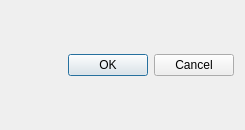
<?xml version="1.0" encoding="UTF-8"?>
<ui version="4.0">
 <class>DialogImportDLCs</class>
 <widget class="QDialog" name="DialogImportDLCs">
  <property name="geometry">
   <rect>
    <x>0</x>
    <y>0</y>
    <width>245</width>
    <height>130</height>
   </rect>
  </property>
  <property name="windowTitle">
   <string>Dialog</string>
  </property>
  <layout class="QGridLayout" name="gridLayout">
   <item row="0" column="0">
    <layout class="QVBoxLayout" name="verticalLayout_2" stretch="1,0">
     <property name="spacing">
      <number>15</number>
     </property>
     <item>
      <layout class="QVBoxLayout" name="verticalLayout"/>
     </item>
     <item>
      <widget class="QDialogButtonBox" name="buttonBox">
       <property name="orientation">
        <enum>Qt::Horizontal</enum>
       </property>
       <property name="standardButtons">
        <set>QDialogButtonBox::Cancel|QDialogButtonBox::Ok</set>
       </property>
      </widget>
     </item>
    </layout>
   </item>
  </layout>
 </widget>
 <resources/>
 <connections>
  <connection>
   <sender>buttonBox</sender>
   <signal>accepted()</signal>
   <receiver>DialogImportDLCs</receiver>
   <slot>accept()</slot>
   <hints>
    <hint type="sourcelabel">
     <x>248</x>
     <y>254</y>
    </hint>
    <hint type="destinationlabel">
     <x>157</x>
     <y>274</y>
    </hint>
   </hints>
  </connection>
  <connection>
   <sender>buttonBox</sender>
   <signal>rejected()</signal>
   <receiver>DialogImportDLCs</receiver>
   <slot>reject()</slot>
   <hints>
    <hint type="sourcelabel">
     <x>316</x>
     <y>260</y>
    </hint>
    <hint type="destinationlabel">
     <x>286</x>
     <y>274</y>
    </hint>
   </hints>
  </connection>
 </connections>
</ui>
